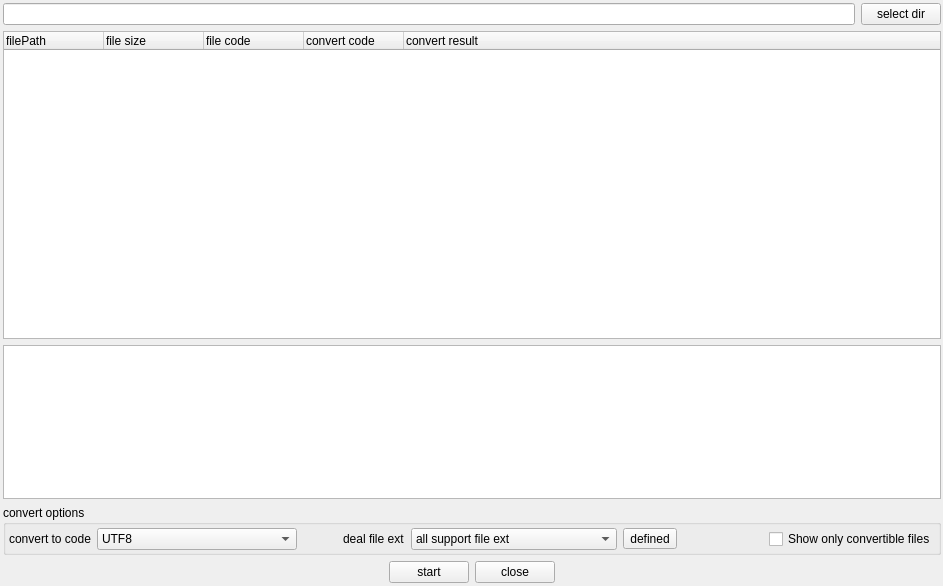
<?xml version="1.0" encoding="UTF-8"?>
<ui version="4.0">
 <class>EncodeConvert</class>
 <widget class="QWidget" name="EncodeConvert">
  <property name="geometry">
   <rect>
    <x>0</x>
    <y>0</y>
    <width>943</width>
    <height>586</height>
   </rect>
  </property>
  <property name="windowTitle">
   <string>EncodeConvert</string>
  </property>
  <property name="windowIcon">
   <iconset resource="RealCompare.qrc">
    <normaloff>:/Resources/img/main.png</normaloff>:/Resources/img/main.png</iconset>
  </property>
  <layout class="QVBoxLayout" name="verticalLayout_2">
   <property name="leftMargin">
    <number>3</number>
   </property>
   <property name="topMargin">
    <number>3</number>
   </property>
   <property name="rightMargin">
    <number>2</number>
   </property>
   <property name="bottomMargin">
    <number>3</number>
   </property>
   <item>
    <layout class="QHBoxLayout" name="horizontalLayout_5">
     <item>
      <widget class="QLineEdit" name="lineEdit">
       <property name="readOnly">
        <bool>true</bool>
       </property>
      </widget>
     </item>
     <item>
      <widget class="QPushButton" name="selectFileBt">
       <property name="text">
        <string>select dir</string>
       </property>
      </widget>
     </item>
    </layout>
   </item>
   <item>
    <layout class="QVBoxLayout" name="verticalLayout" stretch="2,1">
     <item>
      <widget class="QTreeWidget" name="treeWidget">
       <property name="selectionMode">
        <enum>QAbstractItemView::ExtendedSelection</enum>
       </property>
       <column>
        <property name="text">
         <string>filePath</string>
        </property>
       </column>
       <column>
        <property name="text">
         <string>file size</string>
        </property>
       </column>
       <column>
        <property name="text">
         <string>file code</string>
        </property>
       </column>
       <column>
        <property name="text">
         <string>convert code</string>
        </property>
       </column>
       <column>
        <property name="text">
         <string>convert result</string>
        </property>
       </column>
      </widget>
     </item>
     <item>
      <widget class="QTextBrowser" name="logTextBrowser"/>
     </item>
    </layout>
   </item>
   <item>
    <widget class="QGroupBox" name="groupBox_2">
     <property name="title">
      <string>convert options</string>
     </property>
     <layout class="QHBoxLayout" name="horizontalLayout_4">
      <property name="leftMargin">
       <number>3</number>
      </property>
      <property name="topMargin">
       <number>3</number>
      </property>
      <property name="rightMargin">
       <number>2</number>
      </property>
      <property name="bottomMargin">
       <number>2</number>
      </property>
      <item>
       <layout class="QHBoxLayout" name="horizontalLayout_2">
        <item>
         <widget class="QLabel" name="label">
          <property name="text">
           <string>convert to code</string>
          </property>
         </widget>
        </item>
        <item>
         <widget class="QComboBox" name="codeToComboBox">
          <property name="minimumSize">
           <size>
            <width>200</width>
            <height>0</height>
           </size>
          </property>
          <item>
           <property name="text">
            <string>UTF8</string>
           </property>
          </item>
          <item>
           <property name="text">
            <string>UTF8 BOM</string>
           </property>
          </item>
          <item>
           <property name="text">
            <string>UTF16-LE</string>
           </property>
          </item>
          <item>
           <property name="text">
            <string>UTF16-BE</string>
           </property>
          </item>
          <item>
           <property name="text">
            <string>GBK</string>
           </property>
          </item>
          <item>
           <property name="text">
            <string>Big5</string>
           </property>
          </item>
          <item>
           <property name="text">
            <string>Shift-JIS</string>
           </property>
          </item>
         </widget>
        </item>
       </layout>
      </item>
      <item>
       <layout class="QHBoxLayout" name="horizontalLayout">
        <item>
         <spacer name="horizontalSpacer_3">
          <property name="orientation">
           <enum>Qt::Horizontal</enum>
          </property>
          <property name="sizeType">
           <enum>QSizePolicy::Fixed</enum>
          </property>
          <property name="sizeHint" stdset="0">
           <size>
            <width>40</width>
            <height>20</height>
           </size>
          </property>
         </spacer>
        </item>
        <item>
         <widget class="QLabel" name="label_2">
          <property name="text">
           <string>deal file ext</string>
          </property>
         </widget>
        </item>
        <item>
         <widget class="QComboBox" name="extComboBox">
          <property name="minimumSize">
           <size>
            <width>150</width>
            <height>0</height>
           </size>
          </property>
          <item>
           <property name="text">
            <string>all support file ext</string>
           </property>
          </item>
          <item>
           <property name="text">
            <string>all type files (Not recommended)</string>
           </property>
          </item>
          <item>
           <property name="text">
            <string>.h|.cpp</string>
           </property>
          </item>
         </widget>
        </item>
        <item>
         <widget class="QToolButton" name="toolButton">
          <property name="toolTip">
           <string>user defined</string>
          </property>
          <property name="text">
           <string>defined</string>
          </property>
         </widget>
        </item>
        <item>
         <spacer name="horizontalSpacer_4">
          <property name="orientation">
           <enum>Qt::Horizontal</enum>
          </property>
          <property name="sizeHint" stdset="0">
           <size>
            <width>40</width>
            <height>20</height>
           </size>
          </property>
         </spacer>
        </item>
        <item>
         <widget class="QCheckBox" name="showConvertible">
          <property name="text">
           <string>Show only convertible files</string>
          </property>
         </widget>
        </item>
       </layout>
      </item>
     </layout>
    </widget>
   </item>
   <item>
    <layout class="QHBoxLayout" name="horizontalLayout_3">
     <item>
      <spacer name="horizontalSpacer">
       <property name="orientation">
        <enum>Qt::Horizontal</enum>
       </property>
       <property name="sizeHint" stdset="0">
        <size>
         <width>40</width>
         <height>20</height>
        </size>
       </property>
      </spacer>
     </item>
     <item>
      <widget class="QPushButton" name="startBt">
       <property name="text">
        <string>start</string>
       </property>
       <property name="autoDefault">
        <bool>false</bool>
       </property>
      </widget>
     </item>
     <item>
      <widget class="QPushButton" name="closeBt">
       <property name="text">
        <string>close</string>
       </property>
      </widget>
     </item>
     <item>
      <spacer name="horizontalSpacer_2">
       <property name="orientation">
        <enum>Qt::Horizontal</enum>
       </property>
       <property name="sizeHint" stdset="0">
        <size>
         <width>40</width>
         <height>20</height>
        </size>
       </property>
      </spacer>
     </item>
    </layout>
   </item>
  </layout>
 </widget>
 <layoutdefault spacing="6" margin="11"/>
 <resources>
  <include location="RealCompare.qrc"/>
 </resources>
 <connections>
  <connection>
   <sender>selectFileBt</sender>
   <signal>clicked()</signal>
   <receiver>EncodeConvert</receiver>
   <slot>slot_selectFile()</slot>
   <hints>
    <hint type="sourcelabel">
     <x>64</x>
     <y>574</y>
    </hint>
    <hint type="destinationlabel">
     <x>8</x>
     <y>559</y>
    </hint>
   </hints>
  </connection>
  <connection>
   <sender>startBt</sender>
   <signal>clicked()</signal>
   <receiver>EncodeConvert</receiver>
   <slot>slot_startConvert()</slot>
   <hints>
    <hint type="sourcelabel">
     <x>185</x>
     <y>573</y>
    </hint>
    <hint type="destinationlabel">
     <x>232</x>
     <y>605</y>
    </hint>
   </hints>
  </connection>
  <connection>
   <sender>closeBt</sender>
   <signal>clicked()</signal>
   <receiver>EncodeConvert</receiver>
   <slot>close()</slot>
   <hints>
    <hint type="sourcelabel">
     <x>274</x>
     <y>572</y>
    </hint>
    <hint type="destinationlabel">
     <x>367</x>
     <y>611</y>
    </hint>
   </hints>
  </connection>
  <connection>
   <sender>toolButton</sender>
   <signal>clicked()</signal>
   <receiver>EncodeConvert</receiver>
   <slot>slot_userDefineExt()</slot>
   <hints>
    <hint type="sourcelabel">
     <x>300</x>
     <y>506</y>
    </hint>
    <hint type="destinationlabel">
     <x>438</x>
     <y>608</y>
    </hint>
   </hints>
  </connection>
 </connections>
 <slots>
  <slot>slot_selectFile()</slot>
  <slot>slot_startConvert()</slot>
  <slot>slot_userDefineExt()</slot>
 </slots>
</ui>
